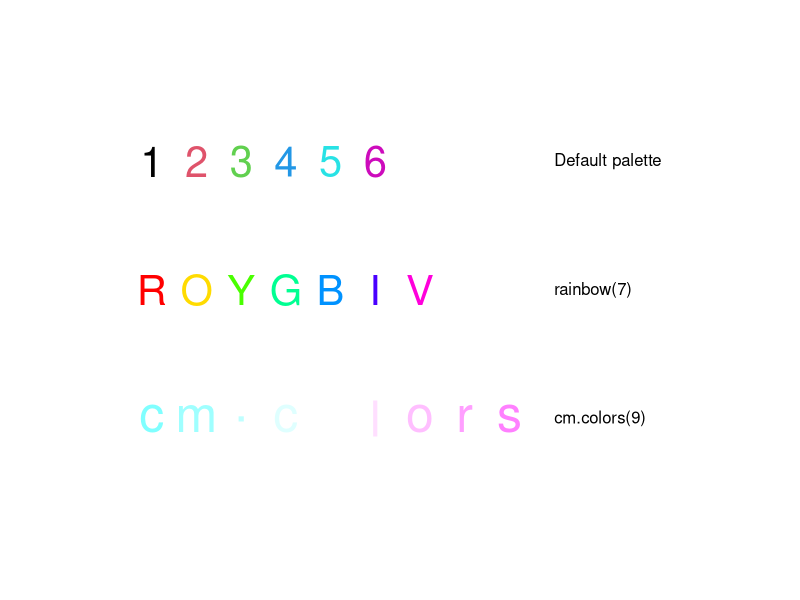
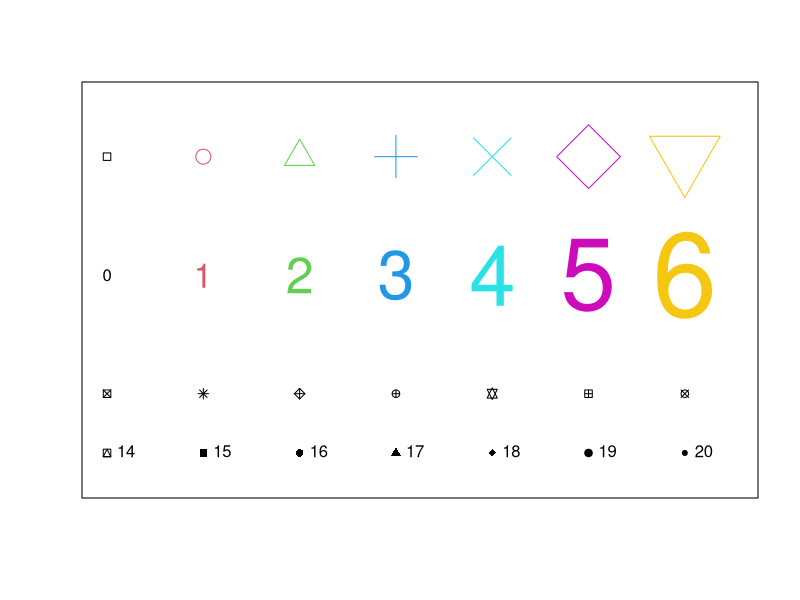

The R source for these figures, in order:
# R plotting finery
#

# maindonald's plot colors example function
# from usingR.pdf
view.colours <- function(){
  
  # display default palette:
  plot(1, 1, xlim=c(0,14), ylim=c(0,3), type="n", axes=F,
       xlab="",ylab="")
  text(1:6, rep(2.5,6), paste(1:6), col=palette()[1:6], cex=2.5)
  text(10, 2.5, "Default palette", adj=0)
  
  # display "rainbow" palette with a vector of length 7:
  rainchars <- c("R","O","Y","G","B","I","V")
  text(1:7, rep(1.5,7), rainchars, col=rainbow(7), cex=2.5)
  text(10, 1.5, "rainbow(7)", adj=0)
  cmtxt <- substring("cm.colors", 1:9,1:9)
  
  # Split “cm.colors” into its 9 characters
  text(1:9, rep(0.5,9), cmtxt, col=cm.colors(9), cex=3)
  text(10, 0.5, "cm.colors(9)", adj=0)
}

# To run the function, enter
view.colours()


# -------------

# Plotting symbols, from Maindonald usingR:
# 3.3.1 Size, colour and choice of plotting symbol

# For plot() and points() the parameter cex (“character expansion”) controls the size, while col (“colour”)
# controls the colour of the plotting symbol. The parameter pch controls the choice of plotting symbol.
# The parameters cex and col may be used in a similar way with text(). Try

displayPlotSymbols <- function() {
  plot(1, 1, xlim=c(1, 7.5), ylim=c(1.75,5), type="n", axes=F, xlab="",
       ylab="")
  # Do not plot points
  box()
  points(1:7, rep(4.5, 7), cex=1:7, col=1:7, pch=0:6)
  text(1:7,rep(3.5, 7), labels=paste(0:6), cex=1:7, col=1:7)
  
  # The following, added to the plot that results from the above three statements, demonstrates other choices of pch.
  points(1:7,rep(2.5,7), pch=(0:6)+7)
  
  # Plot symbols 7 to 13; use pos to position the text.
  # different values of pos position the text with respect to the point:
  #   1=below, 2=left, 3=top, 4=right. 
  points(1:7,rep(2,7), pch=(0:6)+14)
  
  # Label with symbol number
  # Plot symbols 14 to 20
  text((1:7), rep(2,7), paste((0:6)+14), pos=4) # Labels with symbol number
}

# now call the plot symbols function
displayPlotSymbols();
